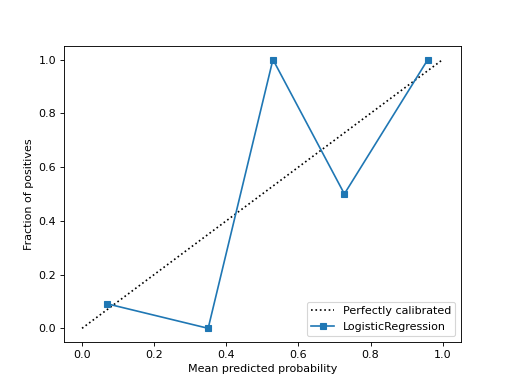

Source code (Python):
import matplotlib.pyplot as plt
from sklearn.datasets import make_classification
from sklearn.model_selection import train_test_split
from sklearn.linear_model import LogisticRegression
from sklearn.calibration import CalibrationDisplay
X, y = make_classification(random_state=0)
X_train, X_test, y_train, y_test = train_test_split(
    X, y, random_state=0)
clf = LogisticRegression(random_state=0)
clf.fit(X_train, y_train)
# LogisticRegression(random_state=0)
disp = CalibrationDisplay.from_estimator(clf, X_test, y_test)
plt.show()
